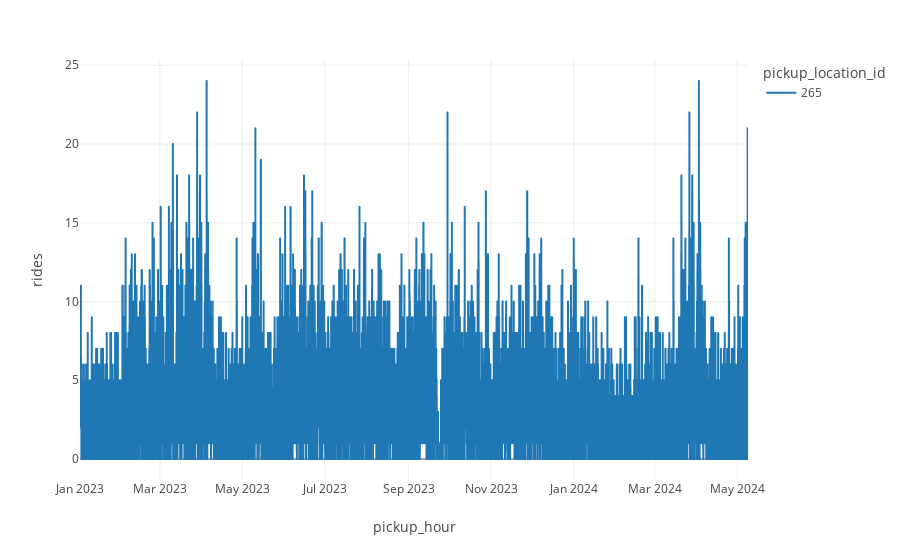

The code cell stored with this chart in its notebook:
### Code cell
plot_ts(ts_data, locations=[265])

### Figure 1 — Plotly figure (JSON) as saved in the notebook; plotly's stock layout.template omitted (floating-point values rounded to 4 significant figures; data arrays with more than 128 entries replaced by an {"elided": "..."} marker saying what was removed)
{"data": [{"hovertemplate": "pickup_location_id=265<br>pickup_hour=%{x}<br>rides=%{y}<extra></extra>", "legendgroup": "265", "line": {"color": "#1F77B4", "dash": "solid"}, "marker": {"symbol": "circle"}, "mode": "lines", "name": "265", "showlegend": true, "type": "scattergl", "x": {"elided": "11856 str values"}, "xaxis": "x", "y": {"elided": "11856 int values"}, "yaxis": "y"}], "layout": {"legend": {"title": {"text": "pickup_location_id"}, "tracegroupgap": 0}, "margin": {"t": 60}, "xaxis": {"anchor": "y", "domain": [0, 1], "title": {"text": "pickup_hour"}}, "yaxis": {"anchor": "x", "domain": [0, 1], "title": {"text": "rides"}}}}
